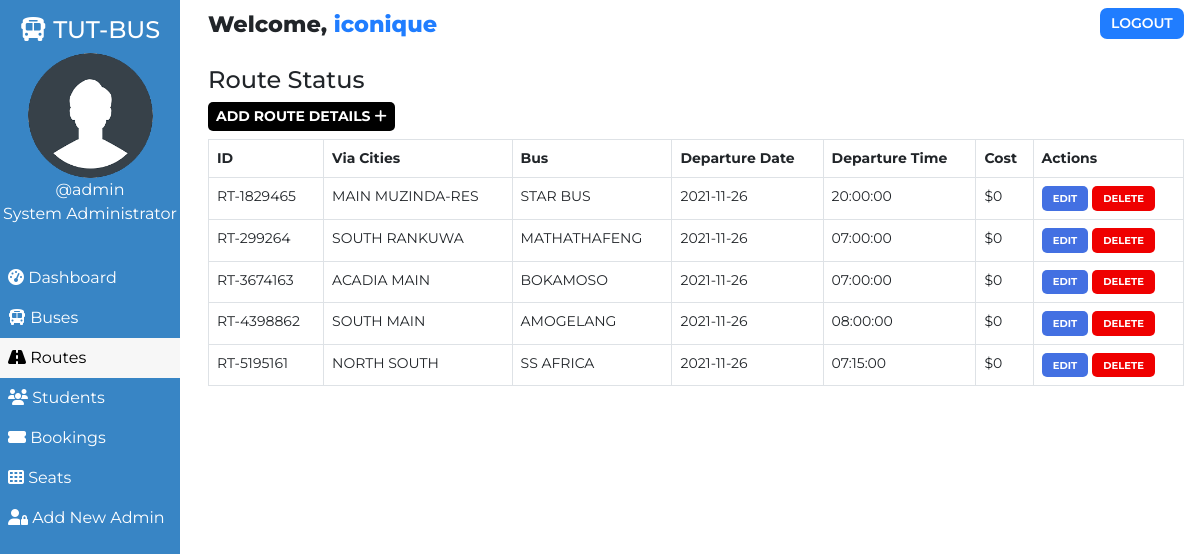
Screenshot of /admin/route.php (signed in) with the database file from the repository.
### tables this page shows
CREATE TABLE `users` (
  `user_id` int(11) NOT NULL,
  `user_fullname` varchar(100) NOT NULL,
  `user_name` varchar(30) NOT NULL,
  `user_password` varchar(255) NOT NULL,
  `user_created` datetime NOT NULL DEFAULT CURRENT_TIMESTAMP
);

CREATE TABLE `routes` (
  `id` int(100) NOT NULL,
  `route_id` varchar(255) NOT NULL,
  `bus_no` varchar(155) NOT NULL,
  `route_cities` varchar(255) NOT NULL,
  `route_dep_date` date NOT NULL,
  `route_dep_time` time NOT NULL,
  `route_step_cost` int(100) NOT NULL,
  `route_created` datetime NOT NULL DEFAULT CURRENT_TIMESTAMP
);

### admin/route.php (the view, shortened to what this page needs)
<!DOCTYPE html>
<html lang="en">
<head>
    <link href="https://cdn.jsdelivr.net/npm/bootstrap@5.0.1/dist/css/bootstrap.min.css" rel="stylesheet">
    <?php
        $page="route";
    ?>
</head>
<body>
    <?php require '../assets/partials/_admin-header.php';?>
        <?php
            $resultSql = "SELECT * FROM `routes` ORDER BY route_created DESC";
            $resultSqlResult = mysqli_query($conn, $resultSql);
            if(!mysqli_num_rows($resultSqlResult)){ ?>
                <div class="container mt-4">
                    <div id="noRoutes" class="alert alert-dark " role="alert">
                        <h1 class="alert-heading">No Routes Found!!</h1>
                        <p class="fw-light">Be the first person to add one!</p>
                        <hr>
                        <div id="addRouteAlert" class="alert alert-success" role="alert">
                                Click on <button id="add-button" class="button btn-sm"type="button"data-bs-toggle="modal" data-bs-target="#addModal">ADD <i class="fas fa-plus"></i></button> to add a route!
                        </div>
                    </div>
                </div>
            <?php }
            else { ?>
                <section id="route">
                    <div id="head">
                        <h4>Route Status</h4>
                    </div>
                    <div id="route-results">
                        <div>
                            <button id="add-button" class="button btn-sm"type="button"data-bs-toggle="modal" data-bs-target="#addModal">Add Route Details <i class="fas fa-plus"></i></button>
                        </div>
                        <table class="table table-hover table-bordered">
                            <thead>
                                <th>ID</th>
                                <th>Via Cities</th>
                                <th>Bus</th>
                                <th>Departure Date</th>
                                <th>Departure Time</th>
                                <th>Cost</th>
                                <th>Actions</th>
                            </thead>
                            <?php
                                while($row = mysqli_fetch_assoc($resultSqlResult))
                                {
                                    $id = $row["id"];
                                    $route_id = $row["route_id"];
                                    $route_cities = $row["route_cities"];
                                    $route_dep_time = $row["route_dep_time"];
                                    $route_dep_date = $row["route_dep_date"];
                                    $route_step_cost = $row["route_step_cost"];
                                    $bus_no = $row["bus_no"];
                                        ?>
                                    <tr>
                                        <td>
                                            <?php
                                                echo $route_id;
                                            ?>
                                        </td>
                                        <td>
                                            <?php
                                                echo $route_cities;
                                            ?>
                                        </td>
                                        <td>
                                            <?php
                                                echo $bus_no;
                                            ?>
                                        </td>
                                        <td>
                                            <?php
                                                echo $route_dep_date;
                                            ?>
                                        </td>
                                        <td>
                                            <?php
                                                echo $route_dep_time;
                                            ?>
                                        </td>
                                        <td>
                                            <?php
                                                echo '$'.$route_step_cost;?>
                                        </td>
                                        <td>
                                            <button class="button edit-button " data-link="<?php echo $_SERVER['REQUEST_URI']; ?>" data-id="<?php
                                                echo $id;?>" data-cities="<?php
                                                echo $route_cities;?>" data-cost="<?php
                                                echo $route_step_cost;?>" data-date="<?php
                                                echo $route_dep_date;
                                            ?>" data-time="<?php
                                            echo $route_dep_time;
                                            ?>" data-busno="<?php
                                            echo $bus_no;
                                            ?>"
                                            >Edit</button>
                                            <button class="button delete-button" data-bs-toggle="modal" data-bs-target="#deleteModal" data-id="<?php
                                                echo $id;?>">Delete</button>
                                        </td>
                                    </tr>
                                <?php
                                }
                            ?>
                        </table>
                    </div>
                    </section>
                <?php  }
            ?>
            </div>
    </main>
</body>
</html>

### assets/partials/_admin-header.php (shortened to what this page needs)
<?php
    $conn = db_connect();
    $user_id = $_SESSION['user_id'];
    $sql = "SELECT * FROM users WHERE user_id = $user_id";
    $result = mysqli_query($conn, $sql);
    if($row = mysqli_fetch_assoc($result))
    {
        $user_fullname = $row["user_fullname"];
        $user_name = $row["user_name"];
    }
?>
    <main id="container">
        <div id="sidebar">
            <h4><i class="fas fa-bus"></i> TUT-BUS</h4>
            <div>
                <img class="adminDp" src="../assets/img/userav-min.png" height="125px" alt="Admin Profile Pic">
                <p>
                    <?php  echo '@'.$user_name;  ?>
                </p>
                <p>System Administrator</p>
            </div>
            <ul id="options">
                <li class="option <?php if($page=='dashboard'){ echo 'active';}?>">
                    <a href="./dashboard.php">
                    <i class="fas fa-tachometer-alt"></i> Dashboard
                    </a>
                </li>
                <li class="option <?php if($page=='bus'){ echo 'active';}?>">
                    <a href="./bus.php">
                    <i class="fas fa-bus"></i> Buses
                    </a>
                </li>
                <li class="option <?php if($page=='route'){ echo 'active';}?>">
                    <a href="./route.php">
                    <i class="fas fa-road"></i> Routes
                    </a>
                </li>
                <li class="option <?php if($page=='customer'){ echo 'active';}?>">
                    <a href="./customer.php">
                    <i class="fas fa-users"></i> Students
                    </a>
                </li>
                <li class="option <?php if($page=='booking'){ echo 'active';}?>">
                    <a href="./booking.php">
                    <i class="fas fa-ticket-alt"></i> Bookings
                    </a>
                </li>
                <li class="option <?php if($page=='seat'){ echo 'active';}?>">
                    <a href="./seat.php">
                    <i class="fas fa-th"></i> Seats
                    </a>
                </li>
                <li class="option <?php if($page=='signup'){ echo 'active';}?>">
                    <a href="./signup.php">
                    <i class="fas fa-user-lock"></i> Add New Admin
                    </a>
                </li>
            </ul>
        </div>
        <div id="main-content">
            <section id="welcome">
                <ul>
                    <li class="welcome-item">Welcome,
                        <span id="USER">
                            <?php
                                echo $user_fullname;
                            ?>
                        </span>
                    </li>
                    <li class="welcome-item">
                        <button id="logout" class="btn-sm">
                            <a href="../assets/partials/_logout.php">LOGOUT</a>
                        </button>
                    </li>
                </ul>
            </section>

### assets/styles/admin.php (style rules this page uses)
body { margin: 0; box-sizing: border-box; font-family: 'Montserrat', sans-serif; background-color: white; }
html { scroll-behavior: smooth; }
*, *::after, *::before { box-sizing: inherit; }
#USER { color: #207DFF; }
.adminDp { border-radius: 50%; }
#welcome { background-color: white; }
#welcome ul { display: flex; justify-content: space-between; list-style-type: none; padding: 0; margin: 0; }
#welcome li { margin: 0 1rem; padding: 0.5rem 0; }
#welcome li:first-child { font-weight: 800; font-size: 1.4rem; }
#logout { padding: 0.3rem 0.7rem; background-color: #207DFF; font-weight: 600; outline: none; border: none; border-radius: 7px; }
#logout a { color: white; text-decoration: none; }
@media only screen and (min-width:1000px) { #sidebar { text-align: center; background-color: #3885c5; color: white; width: 15%; position: fixed; top: 0%; padding-top: 1rem; z-index: 2; height: 100vh; } }
@media only screen and (min-width:1000px) { #sidebar p { margin: 0; } }
@media only screen and (min-width:1000px) { #sidebar ul { margin-top: 2rem; } }
@media only screen and (min-width:1000px) { #options { list-style-type: none; text-align: left; padding-left: 0; } }
@media only screen and (min-width:1000px) { .option a { display: block; padding: 0.5rem; text-decoration: none; color: inherit; } }
@media only screen and (min-width:1000px) { .active { background-color:#f7f7f7; color:black; } }
@media only screen and (min-width:1000px) { #main-content { margin-left: 16%; } }

### assets/styles/admin-options.php (style rules this page uses)
* { font-family: Montserrat; }
#booking #head, #customer #head, #route #head, #seat #head, #bus #head { padding-top: 1rem; }
#booking, #customer, #route, #bus, #seat { padding: 0 1rem; }
#booking-results > div, #customer-results > div, #route-results > div, #bus-results > div { margin-bottom: 0.5rem; }
#booking-results button, #customer-results button, #route button, #bus-results button { border-radius: 5px; }
.button { border: none; font-weight: bold; text-transform: uppercase; }
#add-button { background-color: black; color: white; }
#route table { width: 100%; }
table { font-size: 14px; }
#bus .edit-button, #bus .delete-button, #route .edit-button, #route .delete-button, #customer .edit-button, #customer .delete-button { padding: 0.3rem 0.7rem; }
table th,td { padding-left: 0.3rem; }
table button { color: white; }
.edit-button { background-color: #4370E2; }
.delete-button { background-color: #EF0000; }
.edit-button, .delete-button { font-size: 10px }

### rows the page displays
users: user_name "admin", user_fullname "iconique"
routes: route "RT-1829465", route_cities "MAIN MUZINDA-RES", bus_no "STAR BUS", route_dep_date "2021-11-26", route_dep_time "20:00:00", route_step_cost "0"
routes: route "RT-299264", route_cities "SOUTH RANKUWA", bus_no "MATHATHAFENG", route_dep_date "2021-11-26", route_dep_time "07:00:00", route_step_cost "0"
routes: route "RT-3674163", route_cities "ACADIA MAIN", bus_no "BOKAMOSO", route_dep_date "2021-11-26", route_dep_time "07:00:00", route_step_cost "0"
routes: route "RT-4398862", route_cities "SOUTH MAIN", bus_no "AMOGELANG", route_dep_date "2021-11-26", route_dep_time "08:00:00", route_step_cost "0"
routes: route "RT-5195161", route_cities "NORTH SOUTH", bus_no "SS AFRICA", route_dep_date "2021-11-26", route_dep_time "07:15:00", route_step_cost "0"
